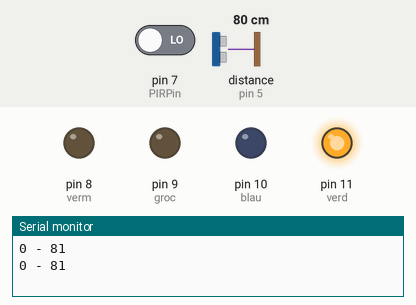
Recording of a sketch running on a simulated Arduino Uno, built with avr-gcc and run on an emulated ATmega328P. On the bench: output pins drawn as LEDs (lit = HIGH), the last lines printed to the serial monitor. Inputs (shaded band) come from the test bench; at power-on: distance to the obstacle (sensor on pin 5) 80 cm, pin 7 (PIRPin) LOW. The echo pulse lasts 58.3 µs per cm.

Above: at 2.8 s.
2.9 s: distance to the obstacle (sensor on pin 5) set to 11 cm
4.4 s: distance to the obstacle (sensor on pin 5) set to 8 cm
At 5.3 s:
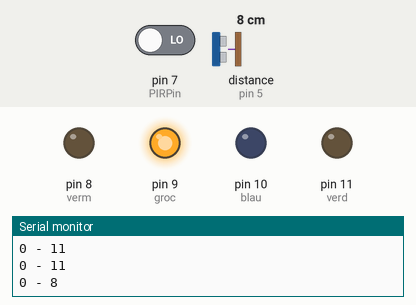
6.5 s: pin 7 (PIRPin) driven HIGH
At 8.1 s:
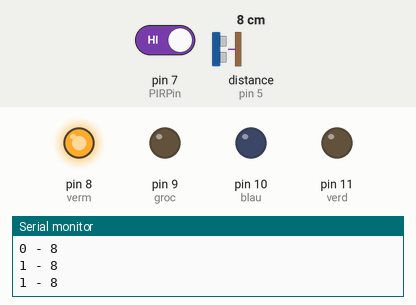
8.5 s: distance to the obstacle (sensor on pin 5) set to 18 cm
At 9.8 s:
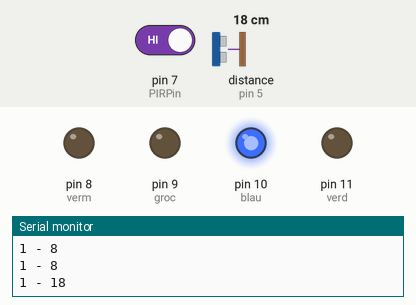
10.5 s: distance to the obstacle (sensor on pin 5) set to 2 cm
At 11.4 s:
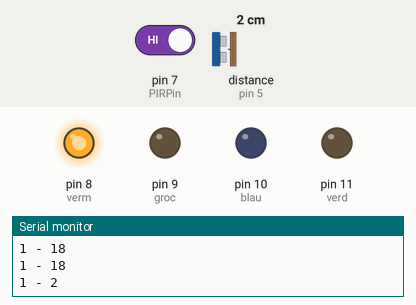
12.5 s: distance to the obstacle (sensor on pin 5) set to 35 cm
At 14.3 s:
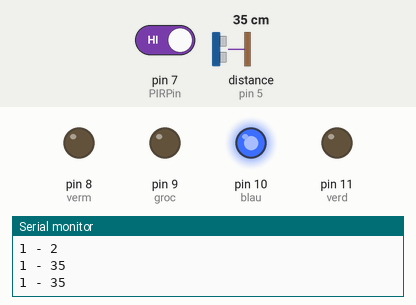
Timing chart, 0 to 15.5 s (numbered marks = the images above; inputs shaded):
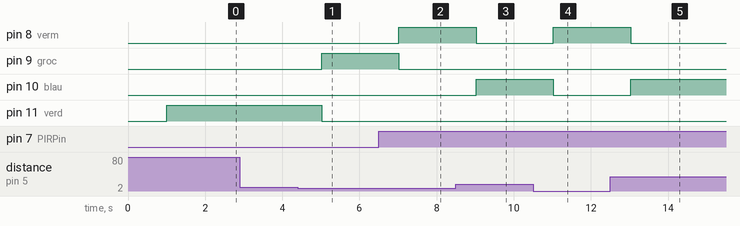

Measured:
- the behaviour switches between 10 and 9 cm on distance to the obstacle (sensor on pin 5) (found by bisection; images 0 and 1)
- after the input at 4.4 s, pin 9 (groc): LOW → HIGH after 0.62 s; pin 11 (verd): HIGH → LOW after 0.62 s
- after the input at 6.5 s, pin 8 (verm): LOW → HIGH after 0.52 s; pin 9 (groc): HIGH → LOW after 0.52 s
- after the input at 8.5 s, pin 8 (verm): HIGH → LOW after 0.52 s; pin 10 (blau): LOW → HIGH after 0.52 s
- after the input at 10.5 s, pin 8 (verm): LOW → HIGH after 0.52 s; pin 10 (blau): HIGH → LOW after 0.52 s
- after the input at 12.5 s, pin 8 (verm): HIGH → LOW after 0.53 s; pin 10 (blau): LOW → HIGH after 0.53 s

The sketch:

practica_2.4ampliada.ino
```cpp
#include <NewPing.h>

const int verm=8;
const int groc=9;
const int blau=10;
const int verd=11;
const int PIRPin= 7;
const int TriggerPin = 6;
const int EchoPin = 5;
const int MaxDistance = 200;
const int prox = 10;

NewPing sonar(TriggerPin, EchoPin, MaxDistance);

void setup(){
  Serial.begin(9600);
  pinMode(verm, OUTPUT);
  pinMode(groc, OUTPUT);
  pinMode(blau, OUTPUT);
  pinMode(verd, OUTPUT);
  pinMode(PIRPin, INPUT);
  digitalWrite(verm, LOW);
  digitalWrite(groc, LOW);
  digitalWrite(blau, LOW);
  digitalWrite(verd, LOW);
}

void loop(){
  delay(1000);

  int value= digitalRead(PIRPin);
  int cm = sonar.ping_cm();
  if (value == HIGH && cm > prox){ // només el PIR = blau
    digitalWrite(verm, LOW);
    digitalWrite(groc, LOW);
    digitalWrite(blau, HIGH);
    digitalWrite(verd, LOW);
  } else if(value == LOW && cm < prox) { // només el HC-SR04 = groc
    digitalWrite(verm, LOW);
    digitalWrite(groc, HIGH);
    digitalWrite(blau, LOW);
    digitalWrite(verd, LOW);
  } else if(value == HIGH && cm < prox) { // els dos = vermell
    digitalWrite(verm, HIGH);
    digitalWrite(groc, LOW);
    digitalWrite(blau, LOW);
    digitalWrite(verd, LOW);
  } else { // cap = verd
    digitalWrite(verm, LOW);
    digitalWrite(groc, LOW);
    digitalWrite(blau, LOW);
    digitalWrite(verd, HIGH);
  }
  Serial.print(value);
  Serial.print(" - ");
  Serial.print(cm);
  Serial.println("");
}
```
